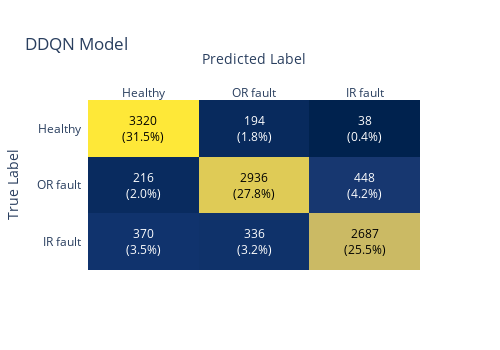

Here is the notebook cell this chart was saved with:
### Code cell
# Construimos una visualización para la matriz de confusión
z_test = confusion_matrix(np.argmax(testy,axis=1), np.argmax(pred_test,axis=1))
# Reformateo la matriz para que me quede mejor el gráfico
z_test[[0,2],:] = z_test[[2,0],:]
x = ['Healthy', 'OR fault', 'IR fault']
y = ['IR fault', 'OR fault', 'Healthy']

def format_text(z):
    return f'{z}<br>({z / np.sum(z_test) * 100:.1f}%)'

z_text = np.vectorize(format_text)(z_test)

heatmap = ff.create_annotated_heatmap(z_test, x=x, y=y, annotation_text=z_text, colorscale='cividis')
heatmap.update_layout(title_text='DDQN Model',height=350,width=500,
                      xaxis_title="Predicted Label",yaxis_title="True Label")
heatmap.show()

### Figure 1 — Plotly figure (JSON) as saved in the notebook; plotly's stock layout.template omitted (floating-point values rounded to 4 significant figures)
{"data": [{"colorscale": [[0, "#00224e"], [0.1111, "#123570"], [0.2222, "#3b496c"], [0.3333, "#575d6d"], [0.4444, "#707173"], [0.5556, "#8a8678"], [0.6667, "#a59c74"], [0.7778, "#c3b369"], [0.8889, "#e1cc55"], [1, "#fee838"]], "reversescale": false, "showscale": false, "type": "heatmap", "x": ["Healthy", "OR fault", "IR fault"], "y": ["IR fault", "OR fault", "Healthy"], "z": [[370, 336, 2687], [216, 2936, 448], [3320, 194, 38]]}], "layout": {"annotations": [{"font": {"color": "#FFFFFF"}, "showarrow": false, "text": "370<br>(3.5%)", "x": "Healthy", "xref": "x", "y": "IR fault", "yref": "y"}, {"font": {"color": "#FFFFFF"}, "showarrow": false, "text": "336<br>(3.2%)", "x": "OR fault", "xref": "x", "y": "IR fault", "yref": "y"}, {"font": {"color": "#000000"}, "showarrow": false, "text": "2687<br>(25.5%)", "x": "IR fault", "xref": "x", "y": "IR fault", "yref": "y"}, {"font": {"color": "#FFFFFF"}, "showarrow": false, "text": "216<br>(2.0%)", "x": "Healthy", "xref": "x", "y": "OR fault", "yref": "y"}, {"font": {"color": "#000000"}, "showarrow": false, "text": "2936<br>(27.8%)", "x": "OR fault", "xref": "x", "y": "OR fault", "yref": "y"}, {"font": {"color": "#FFFFFF"}, "showarrow": false, "text": "448<br>(4.2%)", "x": "IR fault", "xref": "x", "y": "OR fault", "yref": "y"}, {"font": {"color": "#000000"}, "showarrow": false, "text": "3320<br>(31.5%)", "x": "Healthy", "xref": "x", "y": "Healthy", "yref": "y"}, {"font": {"color": "#FFFFFF"}, "showarrow": false, "text": "194<br>(1.8%)", "x": "OR fault", "xref": "x", "y": "Healthy", "yref": "y"}, {"font": {"color": "#FFFFFF"}, "showarrow": false, "text": "38<br>(0.4%)", "x": "IR fault", "xref": "x", "y": "Healthy", "yref": "y"}], "height": 350, "title": {"text": "DDQN Model"}, "width": 500, "xaxis": {"dtick": 1, "gridcolor": "rgb(0, 0, 0)", "side": "top", "ticks": "", "title": {"text": "Predicted Label"}}, "yaxis": {"dtick": 1, "ticks": "", "ticksuffix": "  ", "title": {"text": "True Label"}}}}
